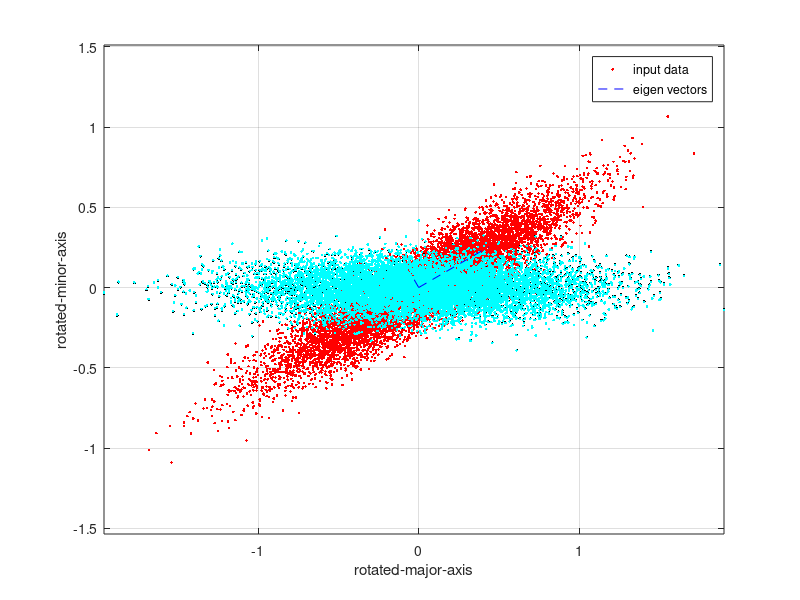

MATLAB code for this plot:
clear all
close all
% first create random variable then rotate 30-degrees counter clockwise
N  = 1e4;
u0 = 0.5*randn(N,1);
v0 = 0.1*randn(N,1);
%
% rotate 30-deg
uv = [cosd(30) -sind(30);...
      sind(30)  cosd(30)]*[u0';v0'];
u  = uv(1,:)';
v  = uv(2,:)';
%
figure,
p1 = plot(u0,v0,'.k',u,v,'.r');
%
%
% analytic PCA
u2avg = (u'*u)/(N-1);
v2avg = (v'*v)/(N-1);
uvavg = (u'*v)/(N-1);
sig2pos = 0.5*( (u2avg + v2avg) + sqrt( (u2avg-v2avg)^2 + 4*uvavg^2 ));
sig2neg = 0.5*( (u2avg + v2avg) - sqrt( (u2avg-v2avg)^2 + 4*uvavg^2 ));
%
% eigen vectors
%     [ v_positive  , v_negative    ];
V   = [ uvavg          ,  sig2neg-v2avg;...
        (sig2pos-u2avg),          uvavg];
%
% normalized eigen vectors
norm = diag(V'*V);
V    = V*diag(1./sqrt(norm));
%
% sort eigen values/vectors
eig  = [sig2pos,sig2neg];
[eigsort,srt] = sort(eig,'descend');
V    = V(:,srt);
%
% make sure it's right-handed using cross-product (determinate>0).
isRHcoord = det(V);
if (isRHcoord<0)
    if V(1)<0
        V(:,1)=-V(:,1);
    else
        V(:,2)=-V(:,2);
    end
end
%
% unrotate the data using principal vectors
uv1 = [u, v]*V;
u1  = uv1(:,1);
v1  = uv1(:,2);
% plot vectors (scaled by eigen-value) on figure
hold on,
plot( u1, v1, '.c')
p2 = plot( [0;sqrt(eig(1))*V(1,1)], [0;sqrt(eig(1))*V(2,1)],'--b', [0;sqrt(eig(2))*V(1,2)], [0;sqrt(eig(2))*V(2,2)],'--b');
%
axis equal
grid on
legend([p1(2) p2(1)],'input data','eigen vectors')
%
xlabel(' rotated-major-axis ')
ylabel(' rotated-minor-axis ')

